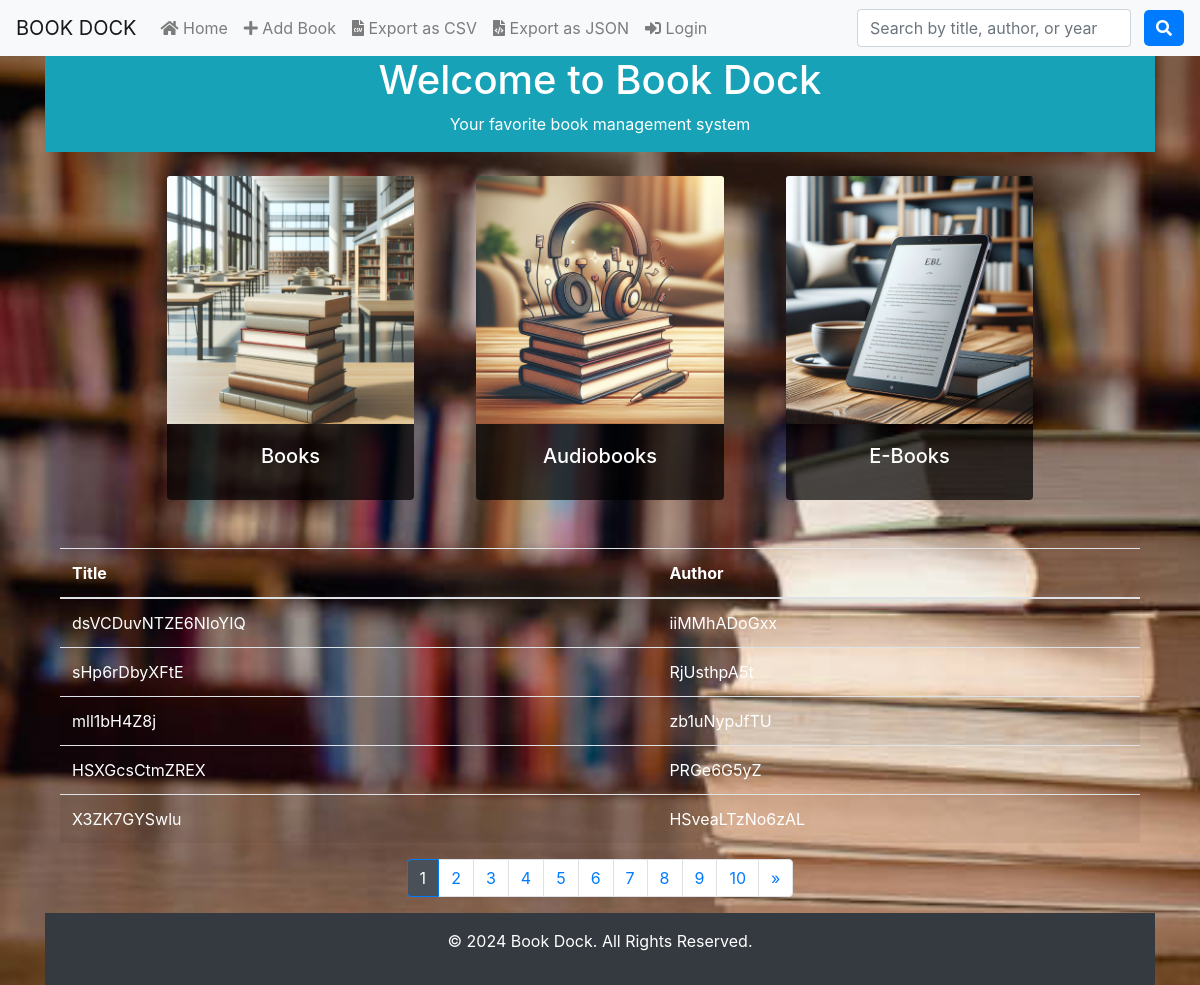
The page / on the database its author committed.
### tables this page shows
CREATE TABLE inventory (
                id INTEGER PRIMARY KEY AUTOINCREMENT,
                title TEXT NOT NULL,
                author TEXT NOT NULL,
                genre TEXT NOT NULL,
                publication_date DATE NOT NULL,
                isbn TEXT NOT NULL,
                category TEXT NOT NULL  -- New category field
            );

### main.py (the view)
@app.route('/')
def index():
    page = request.args.get('page', 1, type=int)  # Get current page from query parameter
    per_page = 5  # Number of books per page
    books = get_books(page, per_page)
    with connect_db() as conn:
        cursor = conn.execute("SELECT COUNT(*) FROM inventory")
        total_books = cursor.fetchone()[0]
        total_pages = (total_books + per_page - 1) // per_page  # Calculate total pages
    return render_template('index.html', books=books, page=page, total_pages=total_pages)

### login.py (called while the page is built)
@app.context_processor
def inject_user():
    return dict(current_user=current_user)

### main.py (called while the page is built)
def connect_db():
    conn = sqlite3.connect('books.db')
    return conn

def get_books(page, per_page):
    conn = connect_db()
    conn.row_factory = sqlite3.Row
    offset = (page - 1) * per_page
    cursor = conn.execute("SELECT Title, Author FROM inventory LIMIT ? OFFSET ?", (per_page, offset))
    books = cursor.fetchall()
    conn.close()
    return books

### templates/index.html (shortened to what this page needs)
{% extends 'base.html' %}
{% block content %}
<header class="bg-info text-white text-center d-flex  justify-content-center" style="width: 100%; padding: 0;">
    <div>
        <h1>Welcome to Book Dock</h1>
        <p>Your favorite book management system</p>
    </div>
</header>
<div class="container mt-4">
    <div class="row justify-content-center">
        <div class="col-md-3 mx-3">
            <a href="/category/Books">
                <div class="card mb-4">
                    <img src="/static/images/books.jpg" class="card-img-top" alt="Books">
                    <div class="card-body text-center">
                        <h5 class="card-title">Books</h5>
                    </div>
                </div>
            </a>
        </div>
        <div class="col-md-3 mx-3">
            <a href="/category/Audio-Books">
                <div class="card mb-4">
                    <img src="/static/images/audiobooks.jpg" class="card-img-top" alt="Audiobooks">
                    <div class="card-body text-center">
                        <h5 class="card-title">Audiobooks</h5>
                    </div>
                </div>
            </a>
        </div>
        <div class="col-md-3 mx-3">
            <a href="/category/E-Books">
                <div class="card mb-4">
                    <img src="/static/images/ebooks.jpg" class="card-img-top" alt="E-Books">
                    <div class="card-body text-center">
                        <h5 class="card-title">E-Books</h5>
                    </div>
                </div>
            </a>
        </div>
    </div>
{% set page = page or 1 %}
{% set total_pages = total_pages or 1 %}
<div class="container mt-4">
    <div class="row justify-content-center">
        <table class="table table-striped text-white">
            <thead>
                <tr>
                    <th>Title</th>
                    <th>Author</th>
                </tr>
            </thead>
            <tbody>
                {% for book in books %}
                <tr>
                    <td>{{ book.title }}</td>
                    <td>{{ book.author }}</td>
                </tr>
                {% endfor %}
            </tbody>
        </table>
    </div>
    <div class="row justify-content-center">
        <nav aria-label="Page navigation">
            <ul class="pagination">
                {% for p in range(1, total_pages + 1) %}
                <li class="page-item {% if p == page %}active{% endif %}">
                    <a class="page-link" href="{{ url_for('index', page=p) }}">{{ p }}</a>
                </li>
                {% endfor %}
                {% if page < total_pages %}
                <li class="page-item">
                    <a class="page-link" href="{{ url_for('index', page=page+1) }}" aria-label="Next">
                        <span aria-hidden="true">&raquo;</span>
                    </a>
                </li>
                {% endif %}
            </ul>
        </nav>
    </div>
</div>
{% endblock %}

### templates/base.html (shortened to what this page needs)
<!DOCTYPE html>
<html lang="en">
<head>
    <link rel="stylesheet" href="https://stackpath.bootstrapcdn.com/bootstrap/4.5.2/css/bootstrap.min.css">
    <link rel="stylesheet" href="https://cdnjs.cloudflare.com/ajax/libs/font-awesome/5.15.4/css/all.min.css">
    <link rel="stylesheet" href="/static/styles.css">
</head>
<body class="d-flex flex-column min-vh-100">
<nav class="navbar navbar-expand-lg navbar-light bg-light">
    <a class="navbar-brand" href="#">BOOK DOCK</a>
    <div class="collapse navbar-collapse">
        <ul class="navbar-nav mr-auto">
            <li class="nav-item"><a class="nav-link" href="/"><i class="fas fa-home"></i> Home</a></li>
            <li class="nav-item"><a class="nav-link" href="/add"><i class="fas fa-plus"></i> Add Book</a></li>
            <li class="nav-item">
                <a class="nav-link" href="/export_csv.html">
                    <i class="fas fa-file-csv"></i> Export as CSV
                </a>
            </li>
            <li class="nav-item">
                <a class="nav-link" href="/export_json.html">
                    <i class="fas fa-file-code"></i> Export as JSON
                </a>
            </li>
            {% if current_user.is_authenticated %}
                <li class="nav-item"><a class="nav-link" href="/logout"><i class="fas fa-sign-out-alt"></i> Logout</a></li>
            {% else %}
                <li class="nav-item"><a class="nav-link" href="/login"><i class="fas fa-sign-in-alt"></i> Login</a></li>
            {% endif %}
        </ul>
<form class="form-inline my-2 my-lg-0" action="/search_results" method="GET">
    <input class="form-control mr-sm-2" type="search" name="query" placeholder="Search by title, author, or year" aria-label="Search">
    <button class="btn btn-outline-success my-2 my-sm-0" type="submit"><i class="fas fa-search"></i></button>
</form>
    </div>
</nav>
<div class="container">
    {% block content %}
    {% endblock %}
</div>
<footer class="text-center bg-dark mt-auto py-3">
    <p>&copy; 2024 Book Dock. All Rights Reserved.</p>
</footer>
</body>
</html>

### static/styles.css (style rules this page uses)
body { background-image: url('/static/images/library.jpg'); background-size: cover; background-attachment: fixed; color: white; min-height: 100vh; }
footer { background-color: rgba(0, 0, 0, 0.8); color: white; position: relative; bottom: 0; width: 100%; padding: 10px 0; font-size: 16px; }
.card { background-color: rgba(0, 0, 0, 0.7); border: none; }
.card-title { color: white; }
.form-inline button { background-color: #007bff; border: none; color: white; padding: 6px 12px; margin-left: 5px; border-radius: 5px; }

### templates/index.html (style rules this page uses)
.pagination .active .page-link { background-color: #495057; color: white !important; }

### rows shown on the page
inventory: title "dsVCDuvNTZE6NIoYIQ", author "iiMMhADoGxx"
inventory: title "sHp6rDbyXFtE", author "RjUsthpA5t"
inventory: title "mll1bH4Z8j", author "zb1uNypJfTU"
inventory: title "HSXGcsCtmZREX", author "PRGe6G5yZ"
inventory: title "X3ZK7GYSwlu", author "HSveaLTzNo6zAL"

### other values the page prints
{{ p }} "1" "2" "3" "4" "5" "6" "7" "8" "9" "10"
